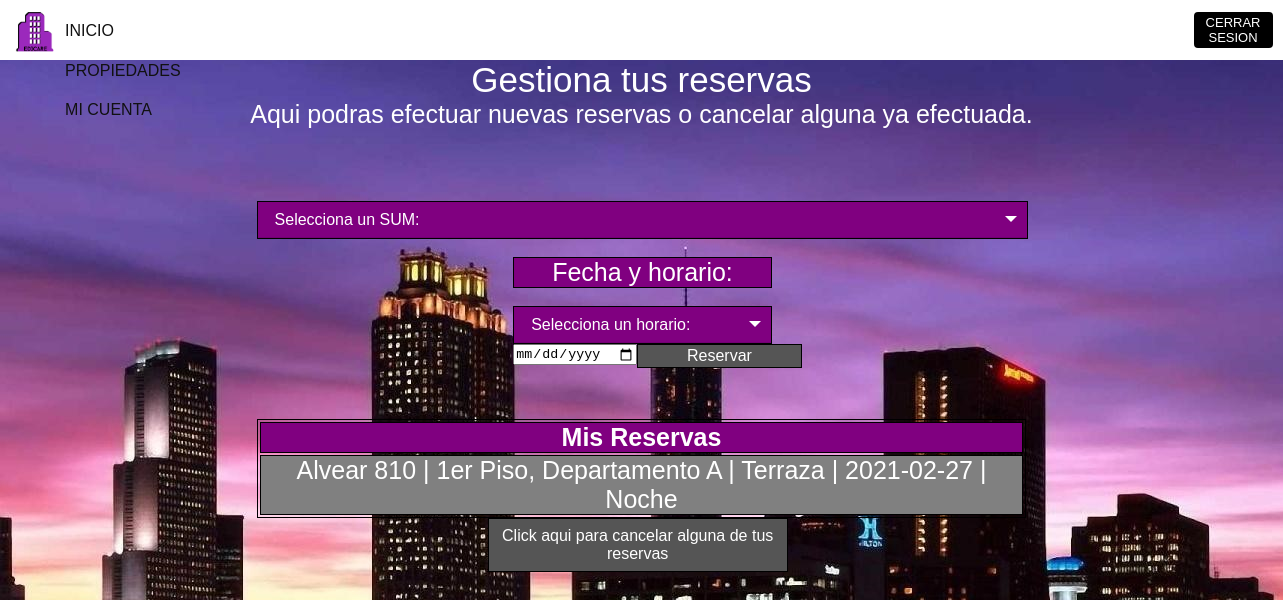
/loginEdicare/reserva.php (signed in), run on the app's committed database.
### tables this page shows
CREATE TABLE `reservaxsum` (
  `idReserva` int(11) NOT NULL,
  `fecha` date NOT NULL,
  `horario` tinytext NOT NULL,
  `idSum` int(11) NOT NULL,
  `idUnidad` int(11) NOT NULL
);

CREATE TABLE `edificios` (
  `idEdificio` int(11) NOT NULL,
  `Direccion` tinytext NOT NULL,
  `Ciudad` tinytext NOT NULL,
  `idAdmin` int(11) DEFAULT NULL
);

CREATE TABLE `unidadesfuncionales` (
  `idUnidad` int(11) NOT NULL,
  `Descripcion` tinytext NOT NULL,
  `idEdificio` int(11) NOT NULL,
  `idUsuario` int(11) DEFAULT NULL
);

CREATE TABLE `sumxedificio` (
  `idSum` int(11) NOT NULL,
  `Descripcion` tinytext NOT NULL,
  `idEdificio` int(11) NOT NULL
);

### loginEdicare/reserva.php (the view, shortened to what this page needs)
<?php
	require "header.php";
?>
<?php
	if(isset($_SESSION['id'])){
		echo '<p class="login-titulo">Gestiona tus reservas</p><p class="login-subtitulo">Aqui podras efectuar nuevas reservas o cancelar alguna ya efectuada.</p>
			<br></br>
			<br></br>
  			<table class = datosUser>
  			<tr>
  			<form class="reserva" action="../loginEdicare/includes/reservar.inc.php" method="POST">'
  			?>
  		<!DOCTYPE html>
		<html>
		<head>
		<link rel="stylesheet" type="text/css" href="style.css" />
		</head>
		<body>
		<div class="custom-select" style="width:60%;margin-left: 20%;">
		  <select id="sum" name="sum" title="sum">
		    <option value="0">Selecciona un SUM:</option>
		  </select>
		</div>
		<br>
		<p class='labelSelectorFecha'> Fecha y horario: </p>
		<br>
  		<div class="custom-select" style="width:20%; margin-left: 40%;">
		  <select id="horario" name="horario">
		    <option name="horario" value="" disabled selected>Selecciona un horario:</option>
		  </select>
		</div>
		<input type="date" class= 'selectorFecha' id="fecha" name="fecha">
  		<button  class="botreserva" id="botonreserva" type="submit">Reservar</button>
  		</form>
		</body>
		</html>
  		<?php
  		echo '
  			<br><br>
  			<br><br>
   			<th>Mis Reservas</th></tr>';
   			$user = mysqli_real_escape_string($conn,$_SESSION['id']);
   			$sql=("SELECT reservaxsum.fecha, reservaxsum.horario, sumxedificio.Descripcion, edificios.Direccion, unidadesfuncionales.Descripcion FROM reservaxsum, sumxedificio, edificios, unidadesfuncionales WHERE unidadesfuncionales.idUsuario = $user AND unidadesfuncionales.idEdificio = sumxedificio.idEdificio AND unidadesfuncionales.idUnidad = reservaxsum.idUnidad AND edificios.idEdificio = sumxedificio.idEdificio ");
			$result = mysqli_query($conn,$sql);
			while($fila = mysqli_fetch_array($result)){
		    echo '<tr><td>'.$fila[3].' | '.$fila[4].' | '.$fila[2].' | '.$fila[0].' | '.$fila[1].'</td></tr>';
			};
			echo '<a href="borrarReserva.php" class="cancelarReservas-submit">Click aqui para cancelar alguna de tus reservas</a>';
	}
	else{
		echo '<div class="wrongPage">
			<p>Debes iniciar sesion para acceder a esta pagina.</p>
			</div>';
	}
 ?>

### loginEdicare/style.css (style rules this page uses)
* { margin: 0; padding: 0; text-decoration: none; }
button { cursor: pointer; }
body { background-color: purple; background-image: url("img/backgr.jpg"); }
.login-titulo { text-align: center; font-size: 35px; font-family: arial; color: white; background-color: transparent; }
.login-subtitulo { text-align: center; font-size: 25px; font-family: arial; color: white; background-color: transparent; }
.datosUser { margin-left: 20%; text-align: center; font-size: 25px; font-family: arial; color: white; width: 60%; align-content: center }
table, th, td { border: 1px solid black; }
th { background-color: purple; }
td { background-color: gray; }
.labelSelectorFecha { background-color: purple; margin-left: 40%; text-align: center; font-size: 25px; font-family: arial; color: white; width: 20%; align-content: center; border: 1px solid black; }
.selectorFecha { position: relative; margin-left: 40%; }
.botreserva { position: fixed; background-color: #555555; border: none; color: white; text-align: center; text-decoration: none; display: inline-block; font-size: 16px; padding: 2px 49.5px; border: 1pt solid black; }
.custom-select { position: relative; font-family: Arial; border: 1px solid black; }
.custom-select select { display: none; }
.cancelarReservas-submit { background-color: #555555; padding: 8px 8px; width: 22%; border: 1pt solid black; font-family: arial; color: white; margin-left: 38%; text-align: center; text-decoration: none; display: inline-block; font-size: 16px; }

### data on the page
reservaxsum: edificios.Direccion "Alvear 810", idUnidad.Descripcion "1er Piso, Departamento A", idSum.Descripcion "Terraza", fecha "2021-02-27", horario "Noche"
